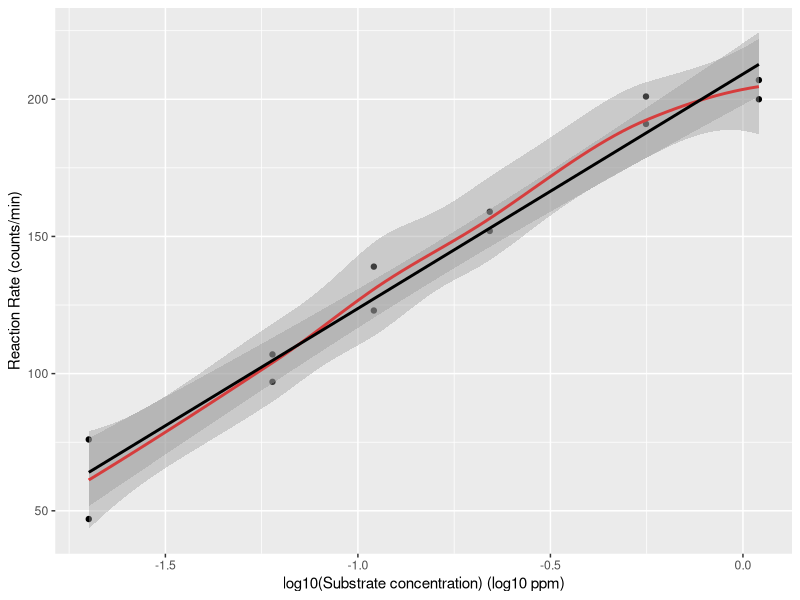
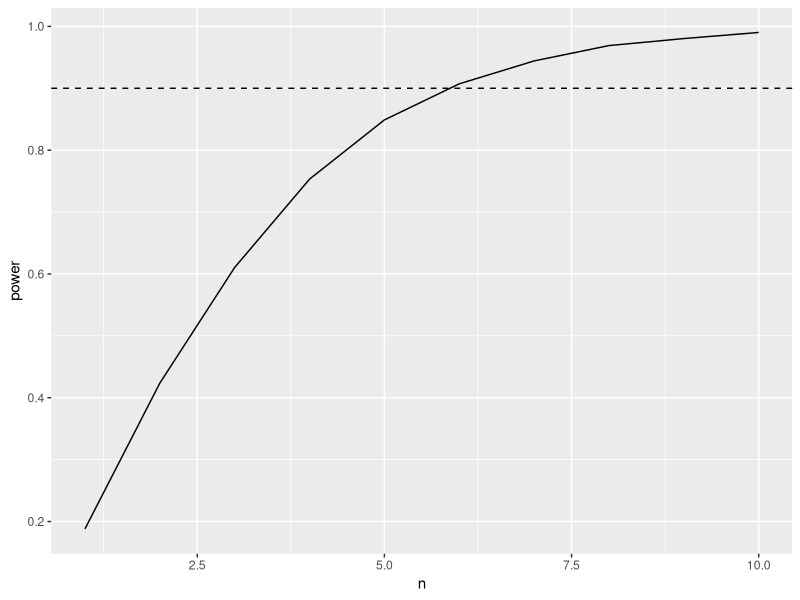
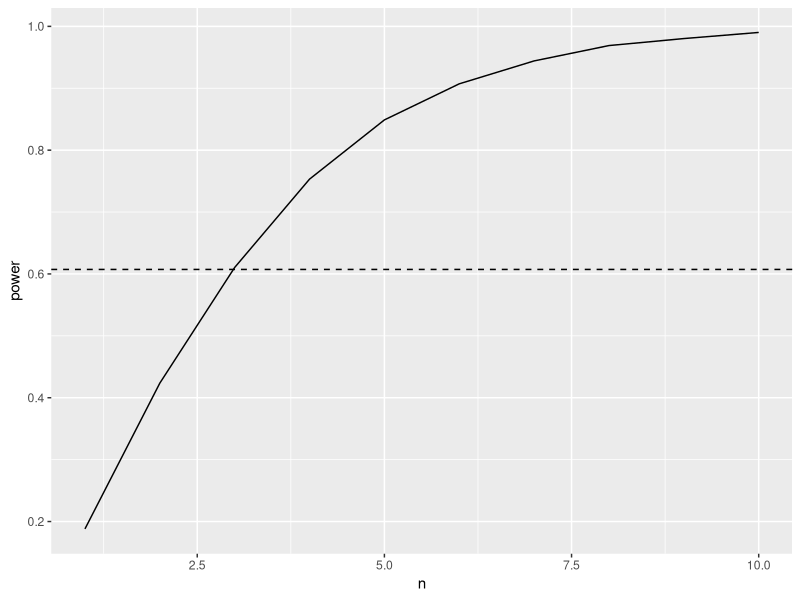

The R script that drew these images, in order:
## ---- chunk 1
library(tidyverse)
## ---- chunk 2
data(Puromycin)
Puromycin <- Puromycin %>% 
  filter(state=="treated")
## ---- chunk 3
Puromycin  %>%
  ggplot(aes(x=conc %>% log10,y=rate)) +
  geom_point() + 
  stat_smooth(method = "loess",col="red") + 
  stat_smooth(method='lm',col="black") +
  ylab("Reaction Rate (counts/min)") +
  xlab("log10(Substrate concentration) (log10 ppm)")
## ---- chunk 4
simFast <- function(form, data, betas, sd, contrasts, alpha = .05, nSim = 10000)
{
    ySim <- rnorm(nrow(data)*nSim,sd=sd)
    dim(ySim) <-c(nrow(data),nSim)
    design <- model.matrix(form, data)
    ySim <- ySim + c(design %*%betas)
    ySim <- t(ySim)
  
    ### Fitting
    fitAll <- limma::lmFit(ySim,design)
  
    ### Inference
    varUnscaled <- c(t(contrasts)%*%fitAll$cov.coefficients%*%contrasts)
    contrasts <- fitAll$coefficients %*%contrasts
    seContrasts <- varUnscaled^.5*fitAll$sigma
    tstats <- contrasts/seContrasts
    pvals <- pt(abs(tstats),fitAll$df.residual,lower.tail = FALSE)*2
    return(mean(pvals < alpha))
}
## ---- chunk 5
mod1 <- lm(rate ~ conc %>% log10, Puromycin)
betas <- mod1$coefficients
nSim <- 10000
form <- ~ conc %>% log10 
sd <- sigma(mod1)
contrast <- matrix(c(0,1),ncol=1)
rownames(contrast) <- names(mod1$coefficients)
alpha <- 0.05 

power <- simFast(form, Puromycin, betas, sd, contrasts = contrast, alpha = alpha, nSim = nSim)
power
## ---- chunk 6
mod1 <- lm(rate ~ conc %>% log10, Puromycin)
betas <- mod1$coefficients
betas[2] <- 10
nSim <- 10000
form <- ~ conc %>% log10 
sd <- sigma(mod1)
contrast <- matrix(c(0,1),ncol=1)
rownames(contrast) <- names(mod1$coefficients)
alpha <- 0.05 

power <- simFast(form, Puromycin, betas, sd, contrasts = contrast, alpha = alpha, nSim = nSim)
power
## ---- chunk 7
mod1 <- lm(rate ~ conc %>% log10, Puromycin)
concentrations <- Puromycin %>% 
  pull(conc) %>% 
  unique
  
  
betas <- mod1$coefficients
betas[2] <- 10
nSim <- 10000
form <- ~ conc %>% log10 
sd <- sigma(mod1)
contrast <- matrix(c(0,1),ncol=1)
rownames(contrast) <- names(mod1$coefficients)
alpha <- 0.05 
powers <- data.frame(n = 1:10, power=NA)
for (i in 1:10)
{
  simData <- data.frame(conc = rep(concentrations,each=i))
  powers[i,2] <- simFast(form, simData, betas, sd, contrasts = contrast, alpha = alpha, nSim = nSim)
}
powers %>% 
  ggplot(aes(n,power)) +
  geom_line() +
  geom_hline(yintercept = .9, lty = 2)
## ---- chunk 8
concentrations <- Puromycin %>% 
  pull(conc) %>% 
  unique
  
betas <- mod1$coefficients
betas[2] <- 10
nSim <- 10000
form <- ~ conc %>% log10 
sd <- sigma(mod1)
contrast <- matrix(c(0,1),ncol=1)
rownames(contrast) <- names(mod1$coefficients)
alpha <- 0.05 

simData <- data.frame(conc = c(concentrations,rep(min(concentrations),3),rep(max(concentrations),3)))
simData

powerOpt <- simFast(form, simData, betas, sd, contrasts = contrast, alpha = alpha, nSim = nSim)
powerOpt
## ---- chunk 9
powers %>% 
  ggplot(aes(n,power)) +
  geom_line() +
  geom_hline(yintercept = powerOpt, lty = 2)
